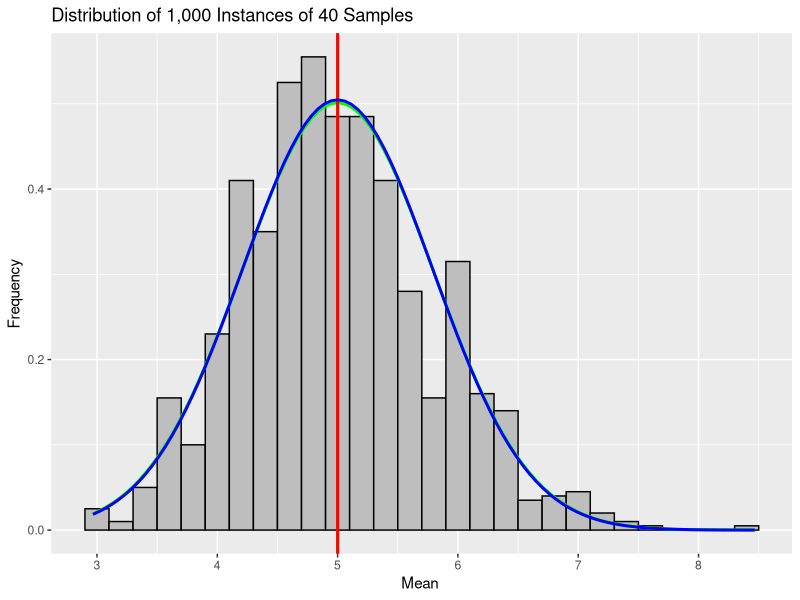

The R script that drew this image:
## ---- chunk 1
knitr::opts_chunk$set(echo = TRUE)
## ---- chunk 2
set.seed(100)
lambda <- 0.2
n  <- 40
numsim <- 1000
## ---- chunk 3
dt <- matrix(rexp(n*numsim,lambda),numsim)
## ---- chunk 4
TheoryMean <- 1/lambda
RowMeans <- apply(dt,1,mean); ActualMean <- mean(RowMeans)
TheorySD <- ((1/lambda) * (1/sqrt(n))); ActualSD <- sd(RowMeans)
TheoryVar <- TheorySD^2 ; ActualVar <- var(RowMeans)
## ---- chunk 5
round(ActualMean,5)
TheoryMean
## ---- chunk 6
round(ActualVar,3)
TheoryVar
## ---- chunk 7
library(ggplot2)
dfRowMeans <- data.frame(RowMeans)
mp <- ggplot(dfRowMeans,aes(x=RowMeans))
mp <- mp+geom_histogram(binwidth = lambda,fill="grey",color="black",aes(y = ..density..))
mp <- mp + labs(title="Distribution of 1,000 Instances of 40 Samples ", x="Mean ", y="Frequency")
mp <- mp + geom_vline(xintercept=ActualMean, size=1.0, color="green")
mp <- mp + stat_function(fun=dnorm,args=list(mean=ActualMean, sd=ActualSD),color = "green", size = 1.0)
mp <- mp + geom_vline(xintercept=TheoryMean,size=1.0,color="red")
mp <- mp + stat_function(fun=dnorm,args=list(mean=TheoryMean, sd=TheorySD),color = "blue", size = 1.0)
mp
